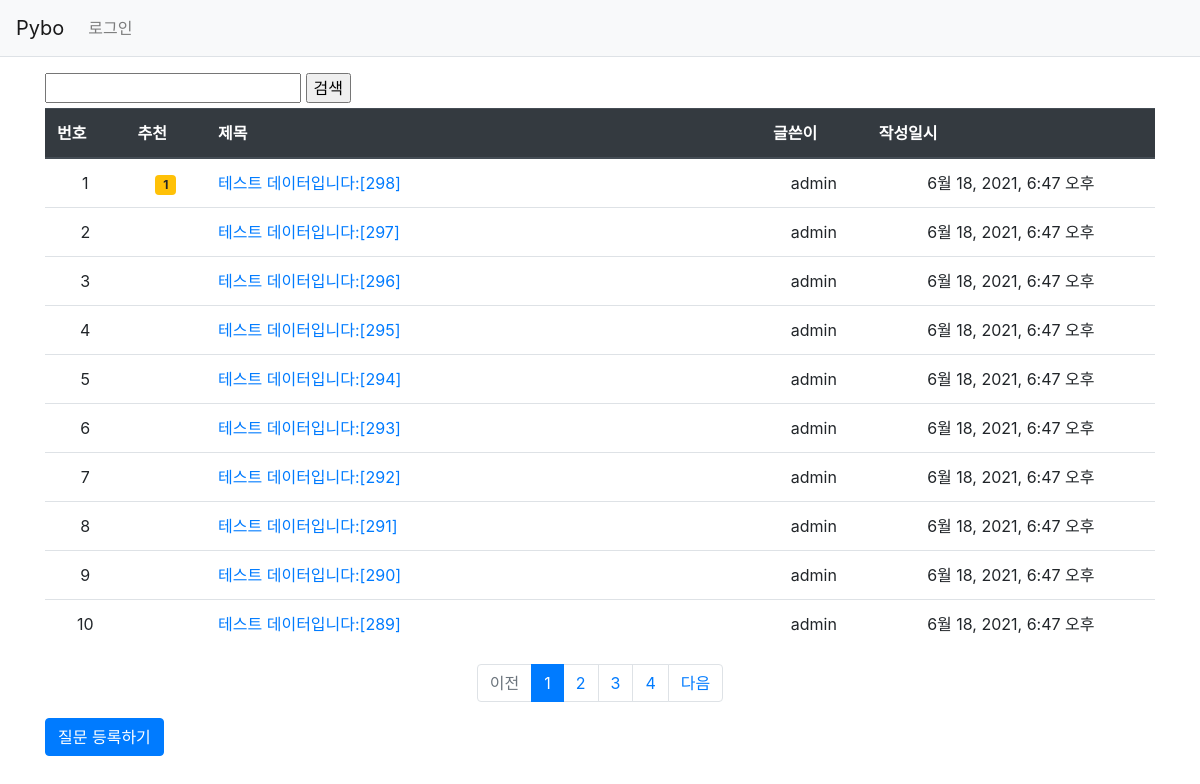
The app's page /, older data.
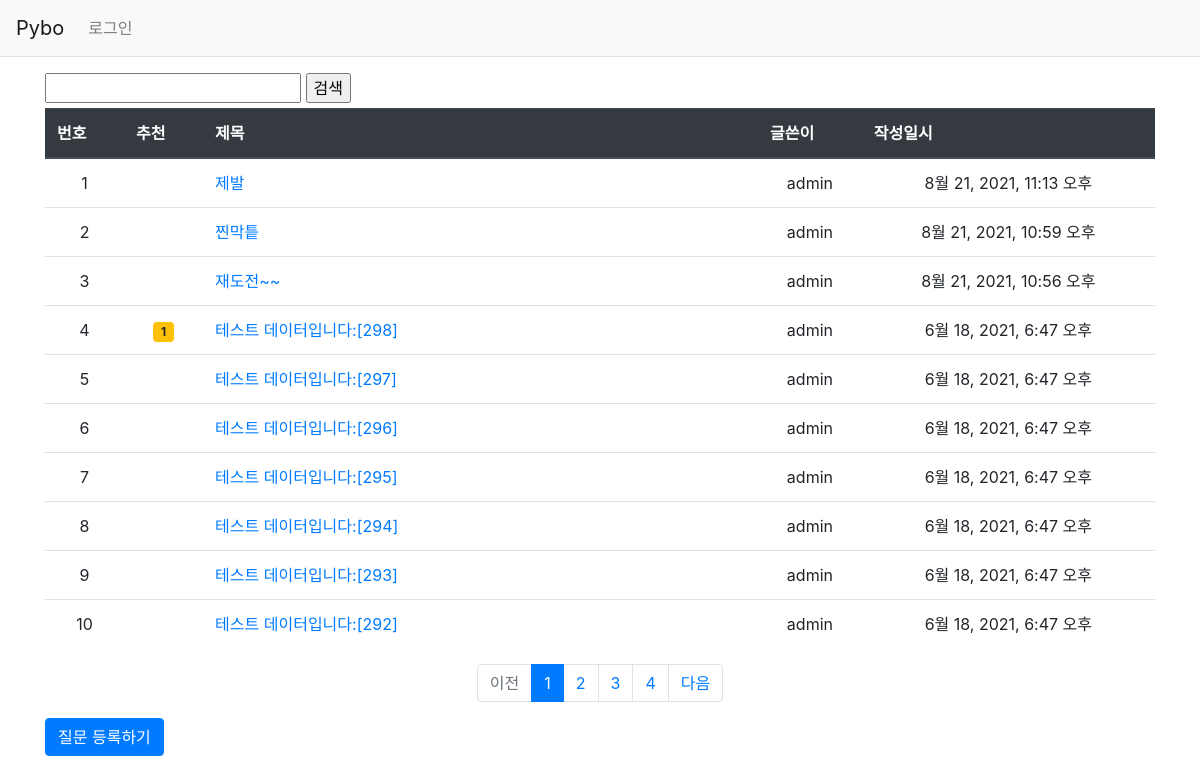
The same page, newer data.
### pybo/models.py (models this page shows, shortened)
class Question(models.Model):
    author = models.ForeignKey(User, on_delete=models.CASCADE, related_name='author_question')
    subject = models.CharField(max_length = 200)
    modify_date = models.DateTimeField(null=True, blank=True)
    content = models.TextField()
    create_date = models.DateTimeField()
    voter = models.ManyToManyField(User, related_name='voter_question')
    image = models.ImageField(blank=True, upload_to='Question_media')

### pybo/views/base_views.py (the view)
# urls.py: path('', base_views.index, name='index'),
def index(request):
    page = request.GET.get('page', '1')
    query = request.GET.get('query', '')
    question_list = Question.objects.filter(subject__contains=query).order_by('-create_date')
    paginator = Paginator(question_list, 10)
    page_obj = paginator.get_page(page)
    context = {'question_list': page_obj}
    return render(request, 'pybo/question_list.html', context)

### templates/pybo/question_list.html (shortened to what this page needs)
{% extends 'base.html' %}
{% block content %}
<div class="container my-3">
    <div style="margin-bottom: 5px;">
        <input type="text" id="search_text">
        <input type="button" id="search_btn" onclick="search(this);" value="검색">
    </div>
    <table class="table">
        <thead>
        <tr class="thead-dark">
            <th>번호</th>
            <th>추천</th>
            <th style="width:50%">제목</th>
            <th>글쓴이</th>
            <th>작성일시</th>
        </tr>
        </thead>
        <tbody>
        {% if question_list %}
        {% for question in question_list %}
        <tr class="text-center">
            <td>{{forloop.counter}}</td>
            <td>
                {% if question.voter.all.count > 0 %}
                <span class="badge badge-warning px-2 py-1">
                    {{ question.voter.all.count }}
                </span>
                {% endif %}
            </td>
            <td class="text-left">
                <a href="{% url 'pybo:detail' question.id %}">
                    {{question.subject}}
                </a>
            </td>
            <td>{{question.author.username}}</td>
            <td>{{question.create_date}}</td>
        </tr>
        {% endfor %}
        {% else %}
        <tr>
            <td colspan="3">질문이 없습니다.</td>
        </tr>
        {% endif %}
        </tbody>
    </table>
    <ul class="pagination justify-content-center">
        {% if question_list.has_previous %}
        <li class="page-item">
            <a class="page-link" href="?page={{question_list.previous_page_number}}">이전</a>
        </li>
        {% else %}
        <li class="page-item disabled">
            <a class="page-link" tabindex="-1" aria-disabled="true" href="#">이전</a>
        </li>
        {% endif %}
        {% for page_number in question_list.paginator.page_range %}
        {% if page_number >= question_list.number|add:-3 and page_number <= question_list.number|add:3 %}
            {% if page_number == question_list.number %}
            <li class="page-item active" aria-current="page">
                <a class="page-link" href="?page={{ page_number }}">
                    {{ page_number }}
                </a>
            </li>
            {% else %}
            <li class="page-item">
                <a class="page-link" href="?page={{page_number}}">
                    {{ page_number }}
                </a>
            </li>
            {% endif %}
        {% endif %}
        {% endfor %}
        {% if question_list.has_next %}
        <li class="page-item">
            <a class="page-link" href="?page={{ question_list.next_page_number }}">다음</a>
        </li>
        {% else %}
        <li class="page-item disabled">
            <a class="page-link" tabindex="-1" aria-disabled="true" href="#">다음</a>
        </li>
        {% endif %}
    </ul>
    <a href="{% url 'pybo:question_create' %}" class="btn btn-primary">질문 등록하기</a>
</div>
{% endblock %}

Row changes from the older to the newer data that the page shows:
no longer on this page (row unchanged): Question: subject "테스트 데이터입니다:[291]", author.username "admin", create_date "6월 18, 2021, 6:47 오후"
no longer on this page (row unchanged): Question: subject "테스트 데이터입니다:[290]", author.username "admin", create_date "6월 18, 2021, 6:47 오후"
no longer on this page (row unchanged): Question: subject "테스트 데이터입니다:[289]", author.username "admin", create_date "6월 18, 2021, 6:47 오후"
added Question: subject "제발", author.username "admin", create_date "8월 21, 2021, 11:13 오후"
added Question: subject "찐막틑", author.username "admin", create_date "8월 21, 2021, 10:59 오후"
added Question: subject "재도전~~", author.username "admin", create_date "8월 21, 2021, 10:56 오후"
